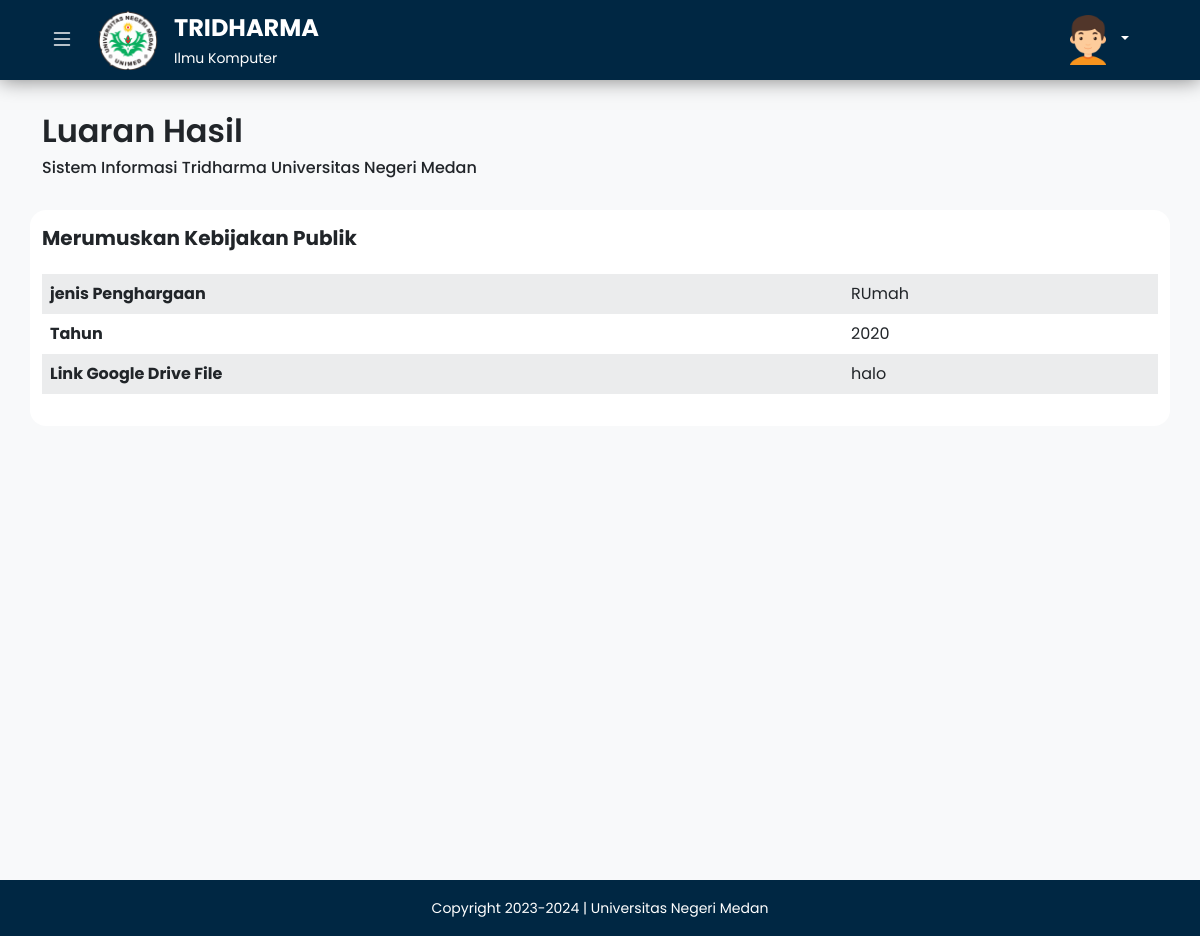
Page /kebijakan.php (signed in) on the committed database.
### tables this page shows
CREATE TABLE `tb_kebijakan` (
  `id_penghargaan` int NOT NULL,
  `jenis_penghargaan` varchar(255) DEFAULT NULL,
  `tahun` int DEFAULT NULL,
  `link_file` varchar(255) DEFAULT NULL,
  `id_dosen` int NOT NULL
);

### kebijakan.php (the view, shortened to what this page needs)
<?php
include('./config/functions/dosen/functionAuth.php');
$result2 = mysqli_query($conn, "SELECT * FROM tb_kebijakan WHERE id_dosen = $_SESSION[id_dosen]");
?>
<!DOCTYPE html>
<html lang="en">
  <head>
    <?php include ('./app/layouts/link.php'); ?>
  </head>
  <body>
    <div class="wrapper-content">
      <?php include ('./app/layouts/navbar.php'); ?>
      <main>
        <div class="main-wrapper d-flex">
          <section class="main-content w-100 bg-light">
            <div class="container py-4">
              <div
                class="row kebijakan-title justify-content-center mb-2 mb-lg-3"
              >
                <div class="col-11 col-lg-12">
                  <div class="kebijakan-title-wrapper py-2">
                    <h2 class="fw-semibold">Luaran Hasil</h2>
                    <h6 class="text">
                      Sistem Informasi Tridharma Universitas Negeri Medan
                    </h6>
                  </div>
                </div>
              </div>
              <div class="row table-kebijakan-section justify-content-center">
                <?php while ($data = mysqli_fetch_array($result2)) { ?>
              <div
                  class="col-11 col-lg-12 kebijakan-table-wrapper py-3 rounded-4 mb-4"
                >
                  <div class="row heading-kebijakan mb-3">
                    <div class="col-lg-12">
                      <h5 class="fw-bold">Merumuskan Kebijakan Publik</h5>
                    </div>
                  </div>
                  <div class="row table-section">
                    <div class="col-lg-12">
                      <div class="table-responsive">
                        <table class="table table-striped table-borderless">
                          <tbody>
                            <tr>
                              <th>jenis Penghargaan</th>
                              <td><?= $data['jenis_penghargaan']; ?></td>
                            </tr>
                            <tr>
                              <th>Tahun</th>
                              <td><?= $data['tahun']; ?></td>
                            </tr>
                            <tr>
                              <th>Link Google Drive File</th>
                             <td><?= $data['link_file']; ?></td>
                            </tr>
                          </tbody>
                        </table>
                      </div>
                    </div>
                  </div>
                </div>
                <?php } ?>
            </div>
            </div>
          </section>
        </div>
      </main>
      <?php include ('./app/layouts/footer.php'); ?>
    </div>
  </body>
</html>

### app/assets/css/style.css (style rules this page uses)
* { margin: 0; padding: 0; box-sizing: border-box; font-family: "Poppins", sans-serif; }
.main-wrapper { position: relative; }
.main-wrapper .main-content { min-height: 100vh; }
.table-striped > tbody > tr:nth-child(odd) > td, .table-striped > tbody > tr:nth-child(odd) > th { background-color: #f8f9fa !important; }
.main-content .container .table-kebijakan-section .kebijakan-table-wrapper { background-color: white; }

### rows in the picture
tb_kebijakan: jenis_penghargaan "RUmah", tahun "2020", link_file "halo"
